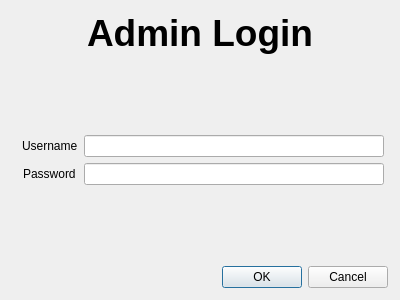
<?xml version="1.0" encoding="UTF-8"?>
<ui version="4.0">
 <class>LoginPage</class>
 <widget class="QWidget" name="LoginPage">
  <property name="geometry">
   <rect>
    <x>0</x>
    <y>0</y>
    <width>400</width>
    <height>300</height>
   </rect>
  </property>
  <property name="windowTitle">
   <string>LoginPage</string>
  </property>
  <layout class="QVBoxLayout" name="verticalLayout">
   <property name="leftMargin">
    <number>0</number>
   </property>
   <property name="topMargin">
    <number>0</number>
   </property>
   <property name="rightMargin">
    <number>0</number>
   </property>
   <property name="bottomMargin">
    <number>0</number>
   </property>
   <item>
    <layout class="QVBoxLayout" name="verticalLayout_4">
     <property name="leftMargin">
      <number>12</number>
     </property>
     <property name="topMargin">
      <number>12</number>
     </property>
     <property name="rightMargin">
      <number>12</number>
     </property>
     <property name="bottomMargin">
      <number>12</number>
     </property>
     <item>
      <widget class="QLabel" name="pageLabel">
       <property name="maximumSize">
        <size>
         <width>16777215</width>
         <height>50</height>
        </size>
       </property>
       <property name="font">
        <font>
         <pointsize>28</pointsize>
         <bold>true</bold>
        </font>
       </property>
       <property name="text">
        <string>Admin Login</string>
       </property>
       <property name="alignment">
        <set>Qt::AlignmentFlag::AlignCenter</set>
       </property>
      </widget>
     </item>
     <item>
      <spacer name="topSpacer">
       <property name="orientation">
        <enum>Qt::Orientation::Vertical</enum>
       </property>
       <property name="sizeType">
        <enum>QSizePolicy::Policy::Expanding</enum>
       </property>
       <property name="sizeHint" stdset="0">
        <size>
         <width>213</width>
         <height>13</height>
        </size>
       </property>
      </spacer>
     </item>
     <item>
      <layout class="QFormLayout" name="formLayout_4">
       <property name="labelAlignment">
        <set>Qt::AlignmentFlag::AlignCenter</set>
       </property>
       <property name="formAlignment">
        <set>Qt::AlignmentFlag::AlignCenter</set>
       </property>
       <item row="0" column="0">
        <widget class="QLabel" name="usernameLabel">
         <property name="sizePolicy">
          <sizepolicy hsizetype="Fixed" vsizetype="Preferred">
           <horstretch>0</horstretch>
           <verstretch>0</verstretch>
          </sizepolicy>
         </property>
         <property name="minimumSize">
          <size>
           <width>55</width>
           <height>0</height>
          </size>
         </property>
         <property name="text">
          <string>Username</string>
         </property>
        </widget>
       </item>
       <item row="0" column="1">
        <widget class="QLineEdit" name="usernameField">
         <property name="sizePolicy">
          <sizepolicy hsizetype="Maximum" vsizetype="Fixed">
           <horstretch>0</horstretch>
           <verstretch>0</verstretch>
          </sizepolicy>
         </property>
         <property name="minimumSize">
          <size>
           <width>100</width>
           <height>0</height>
          </size>
         </property>
         <property name="maximumSize">
          <size>
           <width>300</width>
           <height>16777215</height>
          </size>
         </property>
        </widget>
       </item>
       <item row="1" column="0">
        <widget class="QLabel" name="passwordLabel">
         <property name="sizePolicy">
          <sizepolicy hsizetype="Fixed" vsizetype="Preferred">
           <horstretch>0</horstretch>
           <verstretch>0</verstretch>
          </sizepolicy>
         </property>
         <property name="minimumSize">
          <size>
           <width>55</width>
           <height>0</height>
          </size>
         </property>
         <property name="text">
          <string>Password</string>
         </property>
        </widget>
       </item>
       <item row="1" column="1">
        <widget class="QLineEdit" name="passwordField">
         <property name="sizePolicy">
          <sizepolicy hsizetype="Minimum" vsizetype="Fixed">
           <horstretch>0</horstretch>
           <verstretch>0</verstretch>
          </sizepolicy>
         </property>
         <property name="minimumSize">
          <size>
           <width>100</width>
           <height>0</height>
          </size>
         </property>
         <property name="maximumSize">
          <size>
           <width>300</width>
           <height>16777215</height>
          </size>
         </property>
         <property name="inputMask">
          <string/>
         </property>
         <property name="echoMode">
          <enum>QLineEdit::EchoMode::Password</enum>
         </property>
        </widget>
       </item>
      </layout>
     </item>
     <item>
      <spacer name="bottomSpacer">
       <property name="orientation">
        <enum>Qt::Orientation::Vertical</enum>
       </property>
       <property name="sizeHint" stdset="0">
        <size>
         <width>213</width>
         <height>13</height>
        </size>
       </property>
      </spacer>
     </item>
     <item alignment="Qt::AlignmentFlag::AlignRight|Qt::AlignmentFlag::AlignBottom">
      <widget class="QDialogButtonBox" name="buttonBox">
       <property name="orientation">
        <enum>Qt::Orientation::Horizontal</enum>
       </property>
       <property name="standardButtons">
        <set>QDialogButtonBox::StandardButton::Cancel|QDialogButtonBox::StandardButton::Ok</set>
       </property>
       <property name="centerButtons">
        <bool>false</bool>
       </property>
      </widget>
     </item>
    </layout>
   </item>
  </layout>
 </widget>
 <resources/>
 <connections/>
</ui>
